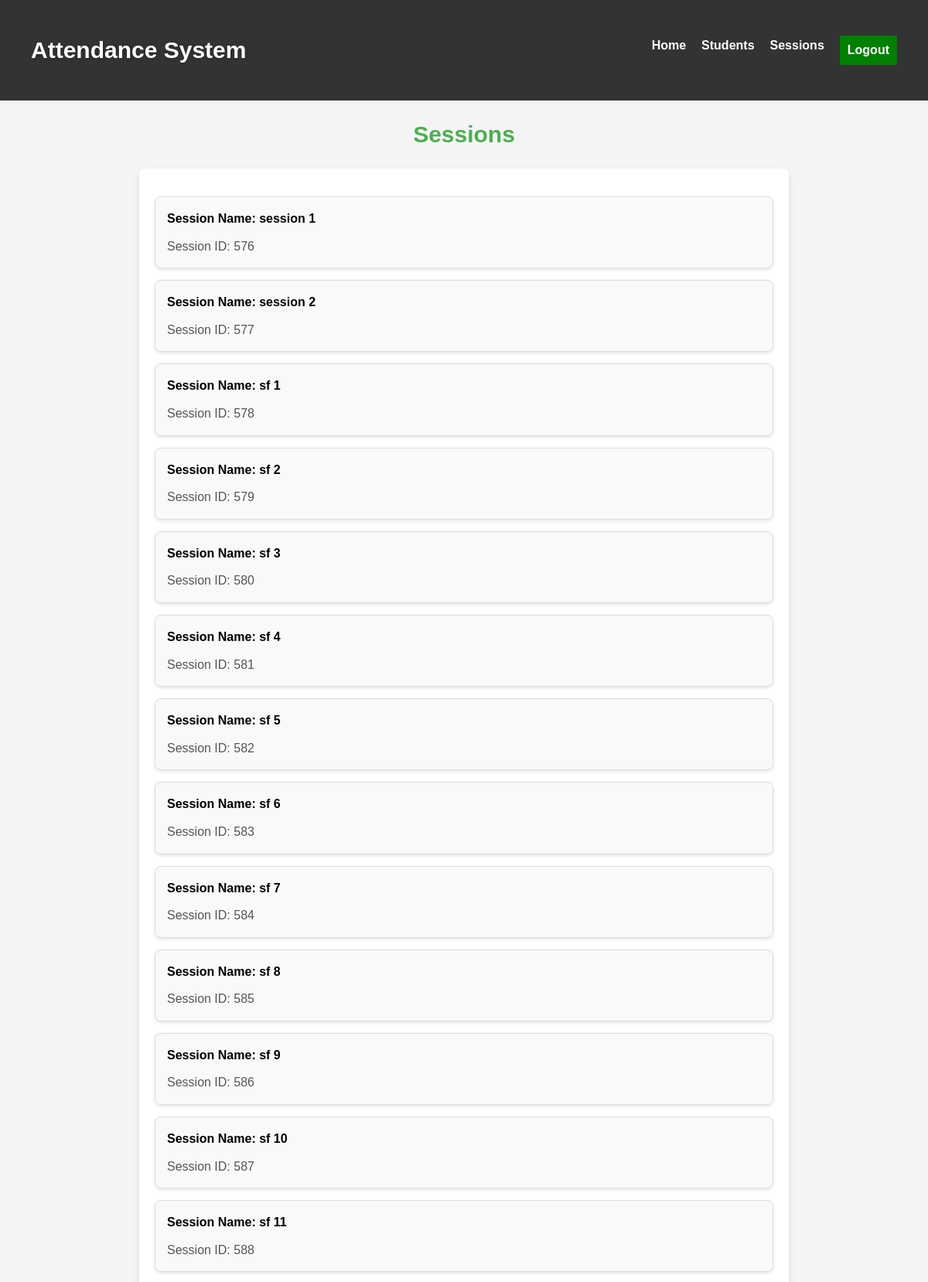
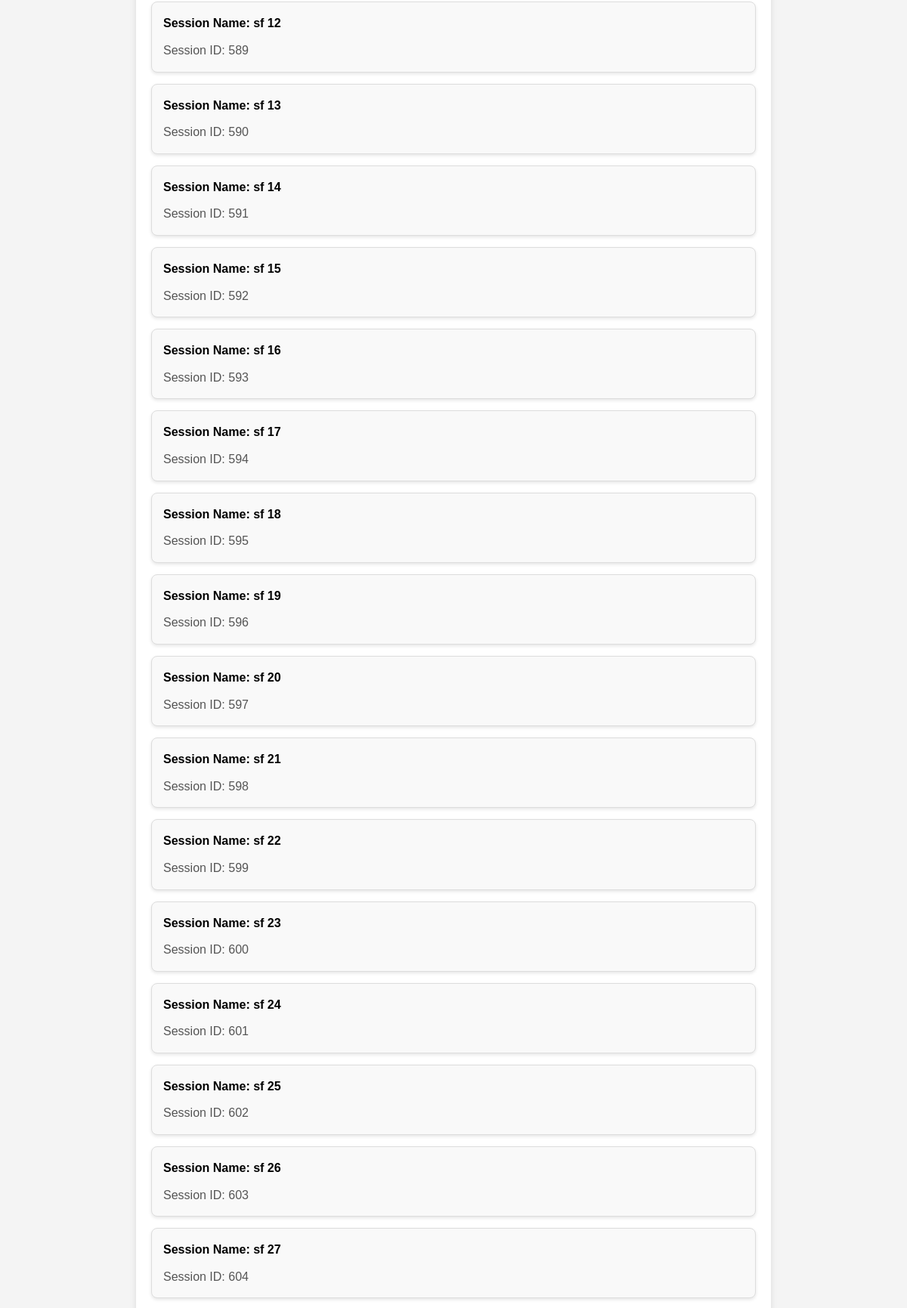
Page /view_attendance/ (upper part) on the committed database (2 pictures, top to bottom).
### administration/models.py (models this page shows, shortened)
class Session(models.Model):
    title = models.CharField(max_length=100)
    date = models.DateField(auto_now_add=True)
    created_at = models.DateTimeField(auto_now_add=True)
    start_time = models.DateTimeField(null=True, blank=True)
    end_time = models.DateTimeField(null=True, blank=True)
    batch_id = models.CharField(max_length=50, blank=True, null=True)
    duration_seconds = models.IntegerField(null=True, blank=True)  # Store duration in seconds
    order = models.IntegerField(null=True, blank=True)

### administration/views.py (the view)
# urls.py: path('view_attendance/', views.view_attendance, name='view_attendance'),
def view_attendance(request):
    sessions = Session.objects.all()
    session_data=[]
    for session in sessions:
        attendance_records=Attendance.objects.filter(session=session)
        session_data.append({
            'session':session,
            'attendance_records':attendance_records
        })
    return render(request, 'administration/view_attendance.html', {'session_data': session_data})

### administration/templates/administration/view_attendance.html (shortened to what this page needs)
{% extends 'administration/base.html' %}
{% block content %}
<main>
    <h2>Sessions</h2>
    <div class="session-list">
        <ul class="session-items">
            {% for data in session_data %}
                <li>
                    <a href="{% url 'attendance_view' session_id=data.session.id %}">
                    <h3>Session Name: {{ data.session.title }}</h3>
                    <p>Session ID: {{ data.session.id }}</p>
                </li>
            {% empty %}
                <li>
                    <p>No sessions available.</p>
                </li>
            {% endfor %}
        </ul>
    </div>
</main>
{% endblock %}

### administration/templates/administration/base.html (shortened to what this page needs)
<!DOCTYPE html>
<html lang="en">
<head>
    {%load static%}
</head>
<body>
    <header>
        <div class="logo">
            <h1 id="at">Attendance System</h1>
        </div>
        <nav>
            <ul class="navbar">
                <li><a href="{% url 'admin_view' %}">Home</a></li>
                <li><a href="{% url 'manage_student' %}">Students</a></li>
                <li><a href="{% url 'session' %}">Sessions</a></li>
                <li><form method="post" action="{% url 'logout' %}">
                    <button type="submit"
                    style="
                    background-color:green;
                    border: none;
                    color: white;
                    padding: 10px;
                    border-radius:2px;
                    font-size: inherit;
                    font-family: inherit;
                    font-weight:bold;
                    ">
                    Logout</button>
                </form>
                </li>
            </ul>
        </nav>
    </header>
    {%block content%}
    {%endblock%}
</body>
</html>

### administration/templates/administration/view_attendance.html (style rules this page uses)
body { font-family: 'Monaco', monospace; background-color: #f4f4f4; margin: 0; padding: 0; height: 100%; color: #333; }
main { display: flex; flex-direction: column; align-items: center; padding: 20px; background-color: #f4f4f4; }
h2 { text-align: center; color: #4CAF50; margin-top: 40px; margin-bottom: 20px; font-size: 30px; }
.session-list { width: 100%; max-width: 800px; margin-top: 20px; padding: 20px; background-color: #fff; border-radius: 8px; box-shadow: 0 4px 8px rgba(0, 0, 0, 0.1); }
ul.session-items { list-style: none; padding: 0; }
ul.session-items li { background-color: #f9f9f9; margin-bottom: 15px; padding: 15px; border-radius: 8px; box-shadow: 0 2px 4px rgba(0, 0, 0, 0.1); border: 1px solid #ddd; text-decoration:none; }
ul.session-items li h3 { color: #000; font-size: 16px; margin-bottom: 10px; }
ul.session-items li p { font-size: 16px; color: #555; }
a { text-decoration: none; color: inherit; }

### administration/templates/administration/base.html (style rules this page uses)
body, h1, h2, h3, p, a { margin: 0; padding: 0; box-sizing: border-box; font-family: 'Arial', sans-serif; }
body { background-color: #f5f5f5; color: #333; line-height: 1.6; }
header { background-color: #333; color: white; padding: 30px 40px; display: flex; justify-content: space-between; align-items: center; }
header .logo h1 { font-size: 30px; font-weight: bold; text-shadow: 1px 1px 5px rgba(0, 0, 0, 0.2); }
header .navbar { list-style: none; display: flex; }
header .navbar li { margin-left: 20px; }
header .navbar a { text-decoration: none; color: white; font-weight: bold; transition: color 0.3s ease; }

### rows in the picture
Session: session "session 1", session.id "576"
Session: session "session 2", session.id "577"
Session: session "sf 1", session.id "578"
Session: session "sf 2", session.id "579"
Session: session "sf 3", session.id "580"
Session: session "sf 4", session.id "581"
Session: session "sf 5", session.id "582"
Session: session "sf 6", session.id "583"
Session: session "sf 7", session.id "584"
Session: session "sf 8", session.id "585"
Session: session "sf 9", session.id "586"
Session: session "sf 10", session.id "587"
Session: session "sf 11", session.id "588"
Session: session "sf 12", session.id "589"
Session: session "sf 13", session.id "590"
Session: session "sf 14", session.id "591"
Session: session "sf 15", session.id "592"
Session: session "sf 16", session.id "593"
Session: session "sf 17", session.id "594"
Session: session "sf 18", session.id "595"
Session: session "sf 19", session.id "596"
Session: session "sf 20", session.id "597"
Session: session "sf 21", session.id "598"
Session: session "sf 22", session.id "599"
Session: session "sf 23", session.id "600"
Session: session "sf 24", session.id "601"
Session: session "sf 25", session.id "602"
Session: session "sf 26", session.id "603"
Session: session "sf 27", session.id "604"
